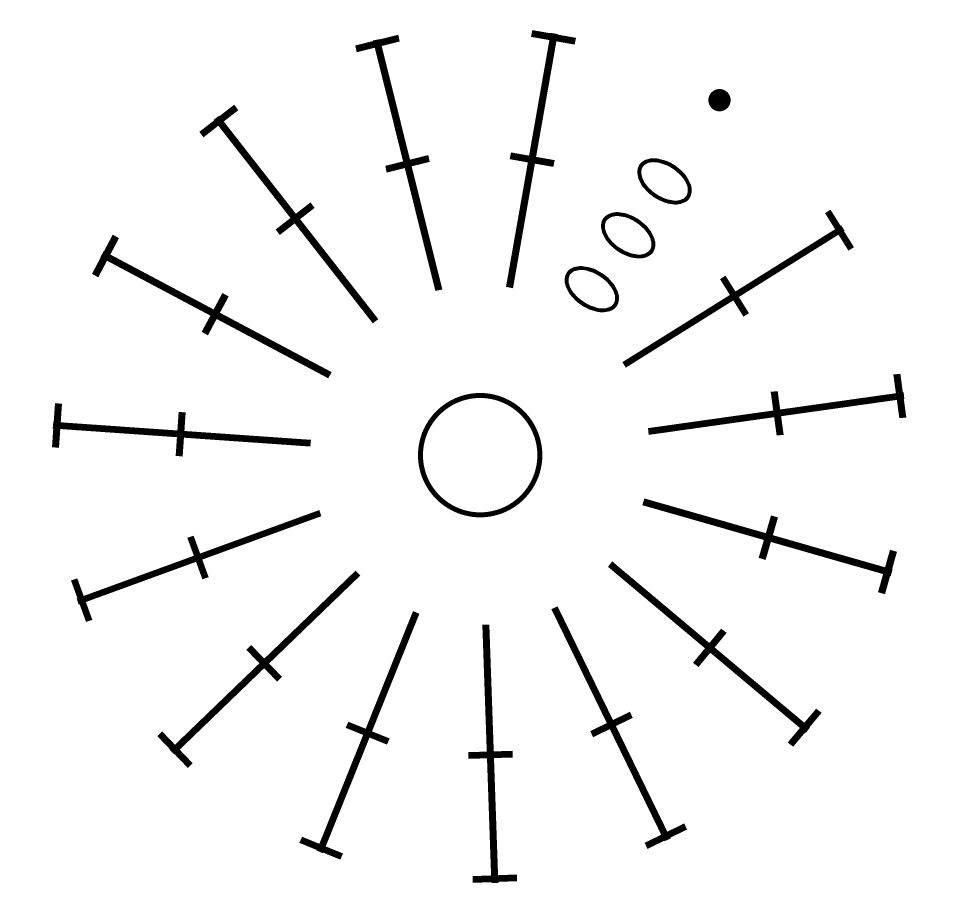
#> input picture crochet_rulepart/data/sample.png, 960 x 910 px, found by its file name
$ python chart.py
#> lines starting #> are read from the running program, lines starting #| are printed output that depends on the picture; after the words box and inside, x2 and y2 are one past the last pixel; in counts of white or black regions, pixels touching at a corner belong together
### crochet_rulepart/parser/start_point.py
"""단 시작점(기둥사슬) 탐지. 순수 함수 — I/O도 전역 상태도 없다."""

import math

import numpy as np

from .models import RoundStart, Stitch

TWO_PI = 2 * math.pi

ANG_TOL = 0.15  # 사슬 그룹핑 각도 허용치 (rad)
RADIAL_RATIO_MIN = 1.0  # 기둥사슬 판정 임계값
RATIO_CONFIDENT = 3.0  # 이 이상이면 confidence 1.0
MIN_CHAIN_IN_STACK = 2  # 기둥사슬로 인정할 최소 사슬 개수

_SUBSTITUTES = {2: "hdc", 3: "dc", 4: "tr"}


def ang_dist(a: float, b: float) -> float:
    d = abs(a - b) % TWO_PI
    return min(d, TWO_PI - d)


def _circular_mean(thetas: list[float]) -> float:
    s = sum(math.sin(t) for t in thetas)
    c = sum(math.cos(t) for t in thetas)
    return math.atan2(s, c) % TWO_PI


def _group_by_angle(chains: list[Stitch]) -> list[list[Stitch]]:
    """theta 인접 사슬끼리 묶는다. 0/2π 경계에서 갈라진 양 끝 그룹은 병합."""
    chains = sorted(chains, key=lambda s: s.theta)
    groups: list[list[Stitch]] = [[chains[0]]]
    for prev, cur in zip(chains, chains[1:]):
        if ang_dist(prev.theta, cur.theta) <= ANG_TOL:
            groups[-1].append(cur)
        else:
            groups.append([cur])

    if len(groups) > 1 and ang_dist(groups[-1][-1].theta, groups[0][0].theta) <= ANG_TOL:
        groups[0] = groups.pop() + groups[0]
    return groups


def _radial_ratio(group: list[Stitch]) -> float:
    """반지름 방향 퍼짐 / 접선 방향 퍼짐(픽셀 환산). 클수록 기둥사슬."""
    r = np.array([s.r for s in group])
    mean_r = float(r.mean())
    # 원 평균 기준으로 [-π, π)에 펼친다 (np.unwrap과 같은 목적, 순서에 무관).
    m = _circular_mean([s.theta for s in group])
    centered = np.array([(s.theta - m + math.pi) % TWO_PI - math.pi for s in group])

    r_spread = float(r.std())
    arc_spread = float(centered.std()) * mean_r
    return r_spread / (arc_spread + 1e-6)


def detect_round_start(
    round_items: list[Stitch],
    prev_start_theta: float | None = None,
) -> RoundStart:
    """한 단의 시작 각도를 기둥사슬로부터 찾는다. 못 찾으면 폴백(예외 없음)."""
    chains = [s for s in round_items if s.cls == "ch"]

    candidates: list[tuple[list[Stitch], float]] = []
    if chains:
        for g in _group_by_angle(chains):
            if len(g) < MIN_CHAIN_IN_STACK:
                continue
            ratio = _radial_ratio(g)
            if ratio > RADIAL_RATIO_MIN:
                candidates.append((g, ratio))

    if not candidates:
        if prev_start_theta is not None:
            return RoundStart(prev_start_theta % TWO_PI, "prev_round", confidence=0.3)
        return RoundStart(0.0, "none", confidence=0.0)

    def rank(item: tuple[list[Stitch], float]) -> tuple:
        g, _ = item
        theta = _circular_mean([s.theta for s in g])
        near_prev = ang_dist(theta, prev_start_theta) if prev_start_theta is not None else 0.0
        return (-len(g), near_prev, theta)

    group, ratio = min(candidates, key=rank)

    confidence = 1.0 if ratio > RATIO_CONFIDENT else 0.6
    if len(candidates) > 1:
        confidence = min(confidence, 0.5)

    return RoundStart(
        theta=_circular_mean([s.theta for s in group]),
        source="turning_chain",
        chain_ids=[s.id for s in group],
        substitutes_stitch=_SUBSTITUTES.get(len(group)),
        confidence=confidence,
    )

### crochet_rulepart/detect/chart.py
"""도안 이미지 → Stitch[]. 연결요소와 구멍만 쓴다. 학습도 템플릿도 없다.

실물 도안(data/sample.png)을 재보고 정한 방침:

- 코 기호끼리는 서로 닿지 않는다 → ndimage.label 이 정확한 마스크를 준다.
  회전 템플릿 매칭보다 간단하고 실측에서 더 정확했다.
- 사슬(ch)은 닫힌 타원 = '구멍'이다 → 구멍을 세면 사슬 개수가 정확히 나온다.
  사슬끼리 붙어 한 덩어리가 돼도 개수가 흐트러지지 않는다.
- 매직링 내부도 구멍이며, 가장 큰 구멍이다 → 도안 중심을 그냥 준다.
  검출 좌표에 원을 맞추는 것보다 정확하다.
- 코의 각도는 bbox 중심이 아니라 픽셀 무게중심으로 잰다. T머리가 달린 기호는
  회전하면 bbox 중심이 밀린다 (실측: 간격 std 4.6도 -> 2.4도).

ponytail: 기호가 서로 닿는 도안(촘촘한 레이스, 여러 단이 맞붙는 경우)에서는
연결요소가 뭉친다. 그때는 뭉친 덩어리에만 회전 템플릿 매칭을 돌리는 쪽으로.
지금 도안은 전부 떨어져 있어서 필요 없다.
"""

import math

import numpy as np
from PIL import Image
from scipy import ndimage

from parser.models import Stitch

TWO_PI = 2 * math.pi

BORDER_INK = 0.8  # 이 비율 이상 잉크인 행/열은 캡처 테두리로 보고 자른다
MIN_BLOB_PX = 300  # 이보다 작은 덩어리/구멍은 잡티로 본다
RING_CLEAR = 1.15  # 링 반지름의 이 배 안쪽은 링 자체로 보고 무시
PROFILE_BINS = 24  # 폭 프로파일을 재는 반지름 방향 구간 수
BAR_WIDE = 2.2  # 기둥 폭의 이 배를 넘으면 가로획(빗금/T머리)
SHORT_FRAC = 0.35  # 길이가 중앙값의 이 배 미만이면 기둥 없는 기호

# 기둥에 그어진 빗금 개수 = 코 종류. 코바늘 표기의 표준 규칙이다.
# (프로파일의 가장 바깥 가로획은 T머리이므로 빗금 = 가로획 수 - 1)
CLASS_BY_BARS = {0: "hdc", 1: "dc", 2: "tr", 3: "dtr"}


def _otsu(a: np.ndarray) -> float:
    """양봉 히스토그램의 골을 찾는다. 스캔본의 회색 배경도 견디도록."""
    hist, _ = np.histogram(a, bins=256, range=(0, 256))
    total = hist.sum()
    w = np.cumsum(hist)
    m = np.cumsum(hist * np.arange(256))
    ok = (w > 0) & (total - w > 0)
    between = np.zeros(256)
    between[ok] = (m[-1] * w[ok] / total - m[ok]) ** 2 / (w[ok] * (total - w[ok]))
    return float(np.argmax(between))


def _crop_border(ink: np.ndarray) -> tuple[slice, slice]:
    """화면 캡처에 딸려온 검은 띠를 떨어낸다."""
    rows = np.nonzero(ink.mean(axis=1) <= BORDER_INK)[0]
    cols = np.nonzero(ink.mean(axis=0) <= BORDER_INK)[0]
    if not len(rows) or not len(cols):
        return slice(None), slice(None)
    return slice(rows[0], rows[-1] + 1), slice(cols[0], cols[-1] + 1)


def _polar(mask: np.ndarray, R: np.ndarray, TH: np.ndarray) -> tuple[float, float, float]:
    """마스크 한 덩어리의 (theta, root_r, head_r).

    theta 는 픽셀 각도의 원 평균. root/head 는 1/99 백분위 — 최소/최대를 그대로
    쓰면 안티에일리어싱 픽셀 하나에 끌려간다.
    """
    rr, tt = R[mask], TH[mask]
    theta = math.atan2(float(np.sin(tt).mean()), float(np.cos(tt).mean())) % TWO_PI
    return theta, float(np.percentile(rr, 1)), float(np.percentile(rr, 99))


def _bars(mask: np.ndarray, R: np.ndarray, TH: np.ndarray, r0: float, r1: float) -> int:
    """기둥을 뿌리에서 머리로 훑으며 가로획 개수를 센다.

    각 반지름 구간에서 기호가 차지하는 호 길이를 재면, 기둥은 좁고(획 두께)
    빗금과 T머리는 넓다. 넓은 구간이 몇 덩어리인지가 곧 가로획 개수다.
    실측(data/sample.png): dc 14개 전부 2 (빗금 1 + T머리 1), 기둥 폭 15~18px.
    """
    rr, tt = R[mask], TH[mask]
    mean_th = math.atan2(float(np.sin(tt).mean()), float(np.cos(tt).mean()))
    dt = (tt - mean_th + math.pi) % TWO_PI - math.pi  # 0/2pi 경계에서 펴기

    edges = np.linspace(r0, r1, PROFILE_BINS + 1)
    prof = np.zeros(PROFILE_BINS)
    for i in range(PROFILE_BINS):
        sel = (rr >= edges[i]) & (rr < edges[i + 1])
        if sel.sum() >= 3:
            prof[i] = float(dt[sel].max() - dt[sel].min()) * (edges[i] + edges[i + 1]) / 2

    pos = prof[prof > 0]
    if not len(pos):
        return 0
    return int(ndimage.label(prof > float(np.median(pos)) * BAR_WIDE)[1])


def load_chart(path: str) -> tuple[list[Stitch], tuple[float, float]]:
    """도안 이미지에서 코를 뽑는다. (Stitch 목록, 도안 중심) 반환.

    한 단짜리 도안 기준이다. 여러 단이면 반환된 Stitch 를 r 로 나눈 뒤
    (split_rounds) 단별로 detect_round_start 에 넘겨야 한다.
    """
    gray = np.asarray(Image.open(path).convert("L"), dtype=float)
    ink = gray < _otsu(gray)
    ink = ink[_crop_border(ink)]

    holes = ndimage.binary_fill_holes(ink) & ~ink
    hl, hn = ndimage.label(holes)
    hsz = ndimage.sum(holes, hl, range(1, hn + 1))

    # 가장 큰 구멍 = 도안 중심의 고리(매직링이든 사슬 고리든) 내부.
    # 중심과 링 반지름을 바로 준다 — 검출 좌표에 원을 맞추는 것보다 정확하다.
    if not hn or hsz.max() <= MIN_BLOB_PX * 4:
        raise ValueError(
            f"{path}: 중심 고리를 못 찾았다. 원형 모티브 도안이 맞는지, "
            "이진화가 됐는지(배경이 너무 어둡지 않은지) 확인할 것."
        )
    ring = int(np.argmax(hsz)) + 1
    cy, cx = ndimage.center_of_mass(hl == ring)
    r_ring = math.sqrt(float(hsz[ring - 1]) / math.pi)

    Y, X = np.mgrid[0 : ink.shape[0], 0 : ink.shape[1]]
    R = np.hypot(X - cx, Y - cy)
    TH = np.arctan2(cy - Y, X - cx) % TWO_PI

    out: list[Stitch] = []
    chain_holes = np.zeros_like(ink)

    # --- 사슬: 링 밖의 충분히 큰 구멍 하나 = 사슬 하나 ---
    for k in range(hn):
        if k + 1 == ring or hsz[k] < MIN_BLOB_PX:
            continue
        m = hl == k + 1
        if R[m].mean() < r_ring * RING_CLEAR:
            continue  # 링 이중선 사이의 틈
        chain_holes |= m
        theta, r0, r1 = _polar(m, R, TH)
        out.append(Stitch(len(out), "ch", (r0 + r1) / 2, theta, r0, r1))

    # --- 나머지 코: 링 밖 연결요소를 모양으로 분류한다 ---
    lbl, n = ndimage.label(ink & (R > r_ring * RING_CLEAR))
    sz = ndimage.sum(ink, lbl, range(1, n + 1))

    blobs = []
    for k in range(n):
        if sz[k] < MIN_BLOB_PX:
            continue  # 커서 자국 같은 잡티
        m = lbl == k + 1
        if (ndimage.binary_fill_holes(m) & chain_holes).any():
            continue  # 사슬이 든 덩어리 — 위에서 구멍으로 이미 셌다
        blobs.append((m, *_polar(m, R, TH)))

    if blobs:
        med_len = float(np.median([r1 - r0 for _, _, r0, r1 in blobs]))
        for m, theta, r0, r1 in blobs:
            if r1 - r0 < med_len * SHORT_FRAC:
                # 기둥이 없는 기호. 속이 찬 점이면 빼뜨기, 획이 있으면 짧은뜨기.
                cls = "slst" if _bars(m, R, TH, r0, r1) == 0 else "sc"
            else:
                cls = CLASS_BY_BARS.get(_bars(m, R, TH, r0, r1) - 1, "?")
            out.append(Stitch(len(out), cls, (r0 + r1) / 2, theta, r0, r1))

    return out, (float(cx), float(cy))


COLORS = {"ch": (0, 140, 255), "dc": (255, 40, 40), "hdc": (255, 150, 0),
          "tr": (190, 0, 190), "sc": (0, 170, 60), "slst": (120, 60, 0), "?": (0, 0, 0)}


def overlay(path: str, out_path: str) -> str:
    """검출 결과를 원본 위에 그려 저장한다. 상수 튜닝할 때 눈으로 보는 용도.

    좌표는 전부 load_chart / detect_round_start 출력이다. 극좌표를 화면 좌표로
    되돌리기만 하므로, 선이 획 위에 얹히면 검출이 맞다는 뜻이다.
    """
    from PIL import ImageDraw

    from parser.start_point import detect_round_start

    stitches, (cx, cy) = load_chart(path)
    start = detect_round_start(stitches)

    gray = np.asarray(Image.open(path).convert("L"), dtype=float)
    ink = gray < _otsu(gray)
    vis = Image.fromarray(gray[_crop_border(ink)].astype(np.uint8)).convert("RGB")
    dr = ImageDraw.Draw(vis)

    for s in stitches:
        c = COLORS.get(s.cls, (0, 0, 0))
        pts = [(cx + r * math.cos(s.theta), cy - r * math.sin(s.theta)) for r in (s.root_r, s.head_r)]
        dr.line([*pts[0], *pts[1]], fill=c, width=4)
        for px, py in pts:
            dr.ellipse([px - 6, py - 6, px + 6, py + 6], fill=c)

    reach = max((s.head_r for s in stitches), default=100.0) * 1.05
    dr.line([cx, cy, cx + reach * math.cos(start.theta), cy - reach * math.sin(start.theta)],
            fill=(0, 190, 0), width=6)
    dr.ellipse([cx - 9, cy - 9, cx + 9, cy + 9], fill=(0, 190, 0))
    vis.save(out_path)
    return out_path


if __name__ == "__main__":
    import collections
    import sys

    src = sys.argv[1] if len(sys.argv) > 1 else "data/sample.png"
    dst = sys.argv[2] if len(sys.argv) > 2 else "data/_result.png"

    stitches, (cx, cy) = load_chart(src)
#> in _otsu, `hist, _ = np.histogram(a, bins=256, range=(0, 256))`: hist = 256 values, max 832962 at index 255, min 0 at index 1, mean 3412.5
#> in _otsu, `total = hist.sum()`: total = 873600
#> in _otsu, `w = np.cumsum(hist)`: w = 256 values from 31235 to 873600
#> in _otsu, `m = np.cumsum(hist * np.arange(256))`: m = 256 values from 0 to 213608020
#> in load_chart, `ink = gray < _otsu(gray)`:
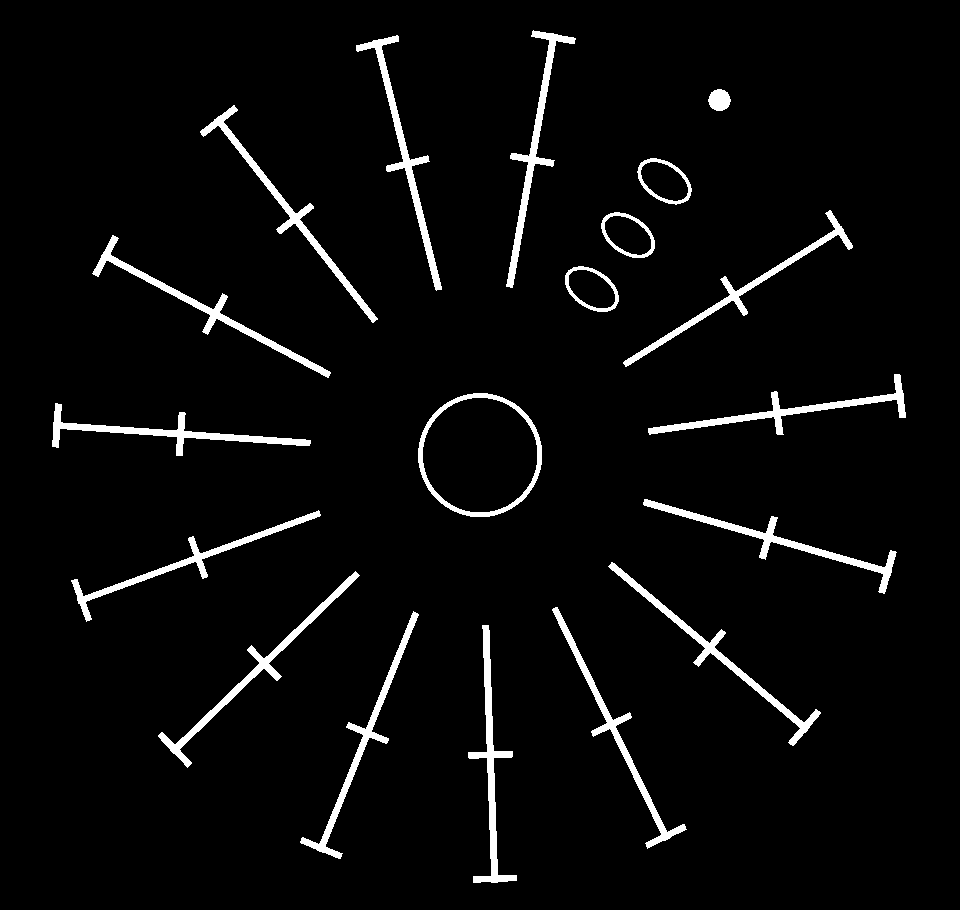
#> ink: shape (910, 960) bool; 4% white; 19 white regions, largest, box (x1, y1, x2, y2) and area: (506, 30, 576, 288) 2309, (643, 499, 897, 594) 2298, (468, 625, 517, 883) 2296
#> in _crop_border, `rows = np.nonzero(ink.mean(axis=1) <= BORDER_INK)[0]`: rows = 910 values from 0 to 909
#> in _crop_border, `cols = np.nonzero(ink.mean(axis=0) <= BORDER_INK)[0]`: cols = 960 values from 0 to 959
#> in load_chart, `hl, hn = ndimage.label(holes)`: hn = 4
#> in load_chart, `hsz = ndimage.sum(holes, hl, range(1, hn + 1))`: hsz = [1254, 1245, 1243, 10287]
#> in load_chart, `ring = int(np.argmax(hsz)) + 1`: ring = 4
#> in load_chart, `cy, cx = ndimage.center_of_mass(hl == ring)`: cy = 454.6; cx = 479.6
#> in load_chart, `r_ring = math.sqrt(float(hsz[ring - 1]) / math.pi)`: r_ring = 57.22
#> the loop in load_chart, `for k in range(hn):` made 4 passes
#> (theta, r0, r1) on passes 1 to 3: (0.978, 315.9, 344.3), (0.978, 250.9, 279.2), (0.979, 186, 214.1)
#> after the loop in load_chart, `for k in range(hn):`:
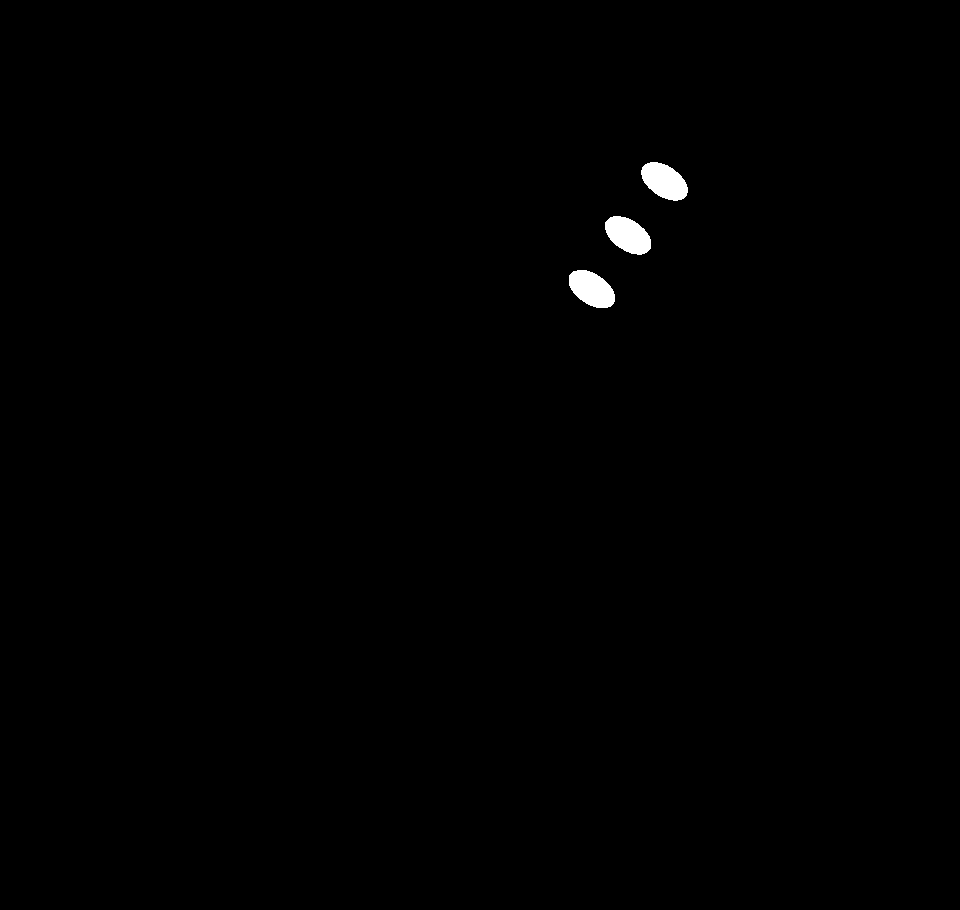
#> chain_holes: shape (910, 960) bool; 0.43% white; 3 white regions, box (x1, y1, x2, y2) and area: (641, 162, 688, 201) 1254, (605, 216, 651, 255) 1245, (569, 270, 615, 308) 1243
#> after the loop in load_chart, `for k in range(hn):`: out = 3 items
#> in load_chart, `lbl, n = ndimage.label(ink & (R > r_ring * RING_CLEAR))`: n = 18
#> in load_chart, `sz = ndimage.sum(ink, lbl, range(1, n + 1))`: sz = 18 values, max 2309 at index 0, min 384 at index 2, mean 1847.6
#> the loop in load_chart, `for k in range(n):` made 18 passes
#> theta in _polar on passes 1 to 4: 1.4, 1.82, 0.978, 2.23
#> after the loop in load_chart, `for k in range(n):`: blobs = 15 items
#> in load_chart, `med_len = float(np.median([r1 - r0 for _, _, r0, r1 in blobs]))`: med_len = 253.6
#> the loop in load_chart, `for m, theta, r0, r1 in blobs:` made 15 passes
#> (theta, r0, r1, cls) on passes 1 to 4: (1.4, 173.7, 427.3, 'dc'), (1.82, 173.4, 427.3, 'dc'), (0.978, 417.9, 438.4, 'slst'), (2.23, 173.3, 427.3, 'dc')
#> after the loop in load_chart, `for m, theta, r0, r1 in blobs:`: out = 18 items
#> stitches = 18 items; cx = 479.6; cy = 454.6
    from parser.start_point import detect_round_start

    start = detect_round_start(stitches)
#> in detect_round_start, `chains = [s for s in round_items if s.cls == "ch"]`: chains = 3 items
#> in ang_dist, `d = abs(a - b) % TWO_PI`: d = 0.000218
#> the loop in detect_round_start, `for g in _group_by_angle(chains):` made 1 pass
#> (r in _radial_ratio, mean_r in _radial_ratio, m in _radial_ratio, centered in _radial_ratio, r_spread in _radial_ratio, arc_spread in _radial_ratio) on pass 1: ([330.1, 265.1, 200.1], 265.1, 0.978, [-0.000306, -8.82e-05, 0.000394], 53.08, 0.0775)
#> after the loop in detect_round_start, `for g in _group_by_angle(chains):`: candidates = 1 item
#> in detect_round_start, `group, ratio = min(candidates, key=rank)`: group = 3 items
#> in detect_round_start, `confidence = 1.0 if ratio > RATIO_CONFIDENT else 0.6`: confidence = 1
    print(f"중심   ({cx:.1f}, {cy:.1f})")
#| 중심   (479.6, 454.6)
    print(f"기호   {dict(collections.Counter(s.cls for s in stitches))}")
#| 기호   {'ch': 3, 'dc': 14, 'slst': 1}
    print(f"시작   {math.degrees(start.theta):.1f}deg  {start.source}  "
          f"substitutes={start.substitutes_stitch}  conf={start.confidence}")
#| 시작   56.1deg  turning_chain  substitutes=dc  conf=1.0
    print(f"그림   {overlay(src, dst)}")
#> the loop in load_chart (call 2), `for k in range(hn):` made 4 passes
#> the loop in load_chart (call 2), `for k in range(n):` made 18 passes
#> the loop in load_chart (call 2), `for m, theta, r0, r1 in blobs:` made 15 passes
#> in overlay, `stitches, (cx, cy) = load_chart(path)`: stitches = 18 items
#> the loop in detect_round_start (call 2), `for g in _group_by_angle(chains):` made 1 pass
#> the loop in overlay, `for s in stitches:` made 18 passes
#> (c, pts) on passes 1 to 4: ((0, 140, 255), [(656.1, 192.6), (672, 169.1)]), ((0, 140, 255), [(619.8, 246.5), (635.6, 223)]), ((0, 140, 255), [(583.5, 300.3), (599.1, 276.9)]), ((255, 40, 40), [(509.7, 283.6), (553.5, 33.78)])
#> in overlay, `reach = max((s.head_r for s in stitches), default=100.0) * 1.05`: reach = 460.3
#> in overlay, `vis.save(out_path)`:
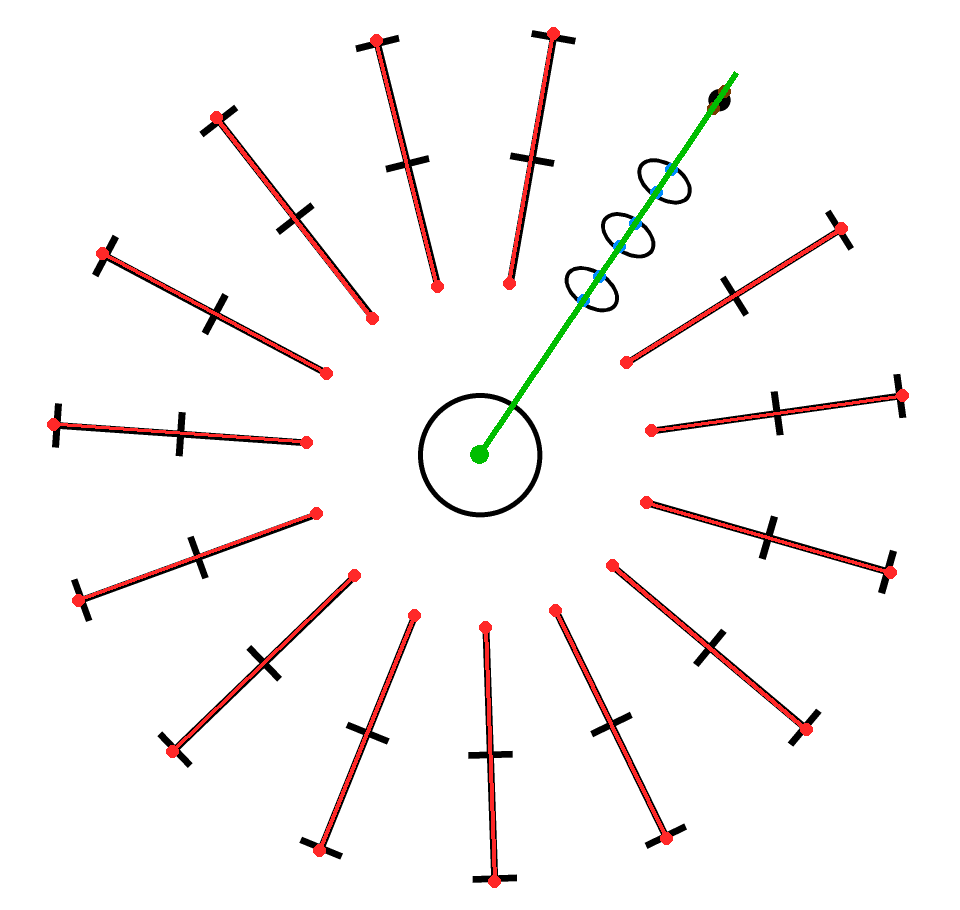
#> saved as _result.png: PIL image 960x910 RGB; mean R, G, B 248, 244.6, 244
